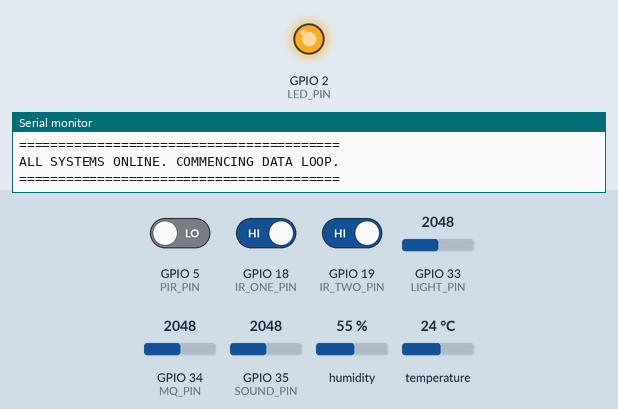
Recording of a sketch running on a simulated ESP32. On the bench: output pins drawn as LEDs (lit = HIGH), the last lines printed to the serial monitor. Inputs (shaded band) come from the test bench; at power-on: GPIO 5 (PIR_PIN) LOW, GPIO 18 (IR_ONE_PIN) HIGH, GPIO 19 (IR_TWO_PIN) HIGH, GPIO 33 (LIGHT_PIN) = 2048, GPIO 34 (MQ_PIN) = 2048, GPIO 35 (SOUND_PIN) = 2048, humidity 55 %, temperature 24 °C. WiFi joins after 1.5 s; servers stay silent unless stated.

Above: at 3.6 s.
At 5.3 s:
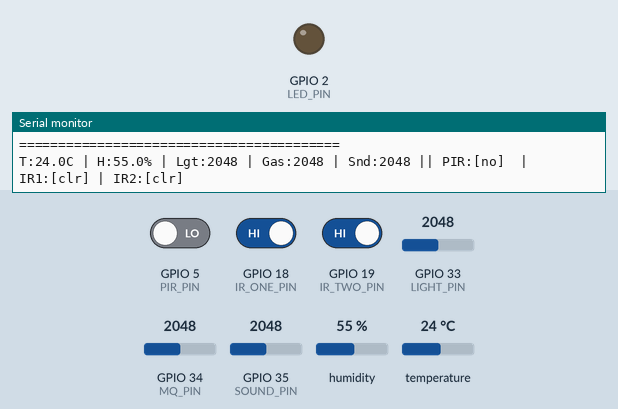
5.4 s: GPIO 5 (PIR_PIN) driven HIGH
9.6 s: GPIO 18 (IR_ONE_PIN) driven LOW
13.6 s: GPIO 19 (IR_TWO_PIN) driven LOW
17.7 s: GPIO 5 (PIR_PIN) driven LOW
21.7 s: GPIO 18 (IR_ONE_PIN) driven HIGH
25.7 s: GPIO 18 (IR_ONE_PIN) driven LOW and GPIO 19 (IR_TWO_PIN) driven HIGH
Timing chart, 0 to 28.7 s (numbered marks = the images above; inputs shaded):
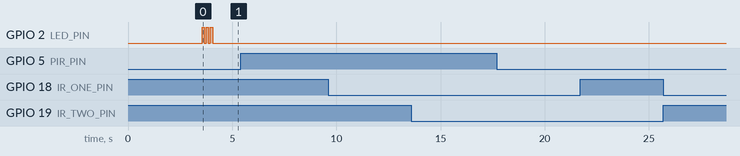

The sketch:

main.ino
```cpp
#include "utils.h"
#include "dht_sensor.h"
#include "pir_sensor.h"
#include "light_sensor.h"
#include "mq_sensor.h"
#include "sound_sensor.h"
#include "ir_sensor.h"
#include "wifi_setup.h" // <-- NEW INCLUSION

void setup() {
  Serial.begin(115200);
  Serial.println("\n--- System Booting ---");

  bool system_ok = true;

  // 1. Hardware Checks
  if (!init_led()) { Serial.println("INIT FAILED: LED Module"); system_ok = false; }
  if (!init_dht()) { Serial.println("INIT FAILED: DHT22 Module"); system_ok = false; }
  if (!init_pir()) { Serial.println("INIT FAILED: PIR Module"); system_ok = false; }
  if (!init_light()) { Serial.println("INIT FAILED: Light Sensor Module"); system_ok = false; }
  if (!init_mq()) { Serial.println("INIT FAILED: MQ Gas Sensor Module"); system_ok = false; }
  if (!init_sound()) { Serial.println("INIT FAILED: Sound Sensor Module"); system_ok = false; }
  if (!init_ir_one()) { Serial.println("INIT FAILED: IR Sensor One"); system_ok = false; }
  if (!init_ir_two()) { Serial.println("INIT FAILED: IR Sensor Two"); system_ok = false; }

  // 2. Network Check
  // We only attempt WiFi if the hardware is healthy!
  if (system_ok) {
    if (!init_wifi()) {
      Serial.println("INIT FAILED: WiFi Network");
      system_ok = false;
    }
  }

  // 3. Final Verdict
  if (system_ok) {
    Serial.println("=========================================");
    Serial.println("ALL SYSTEMS ONLINE. COMMENCING DATA LOOP.");
    Serial.println("=========================================");
    toggle_led(3, 100);
  } else {
    Serial.println("=========================================");
    Serial.println("SYSTEM HALTED DUE TO ERRORS.");
    Serial.println("=========================================");
    while (1) { turn_on_led(); delay(500); turn_off_led(); delay(500); }
  }
}

void loop() {
  float temperature = read_temperature();
  float humidity = read_humidity();
  int light_level = read_light();
  int gas_level = read_mq();
  int sound_level = read_sound();

  bool motion_detected = read_pir();
  bool ir1_blocked = read_ir_one();
  bool ir2_blocked = read_ir_two();

  Serial.print("T:"); Serial.print(temperature, 1);
  Serial.print("C | H:"); Serial.print(humidity, 1);
  Serial.print("% | Lgt:"); Serial.print(light_level);
  Serial.print(" | Gas:"); Serial.print(gas_level);
  Serial.print(" | Snd:"); Serial.print(sound_level);

  Serial.print(" || PIR:"); Serial.print(motion_detected ? "[YES]" : "[no] ");
  Serial.print(" | IR1:"); Serial.print(ir1_blocked ? "[BLK]" : "[clr]");
  Serial.print(" | IR2:"); Serial.println(ir2_blocked ? "[BLK]" : "[clr]");

  delay(2000);
}
```

dht_sensor.h
```cpp
#ifndef DHT_SENSOR_H
#define DHT_SENSOR_H

#include <Arduino.h>
#include <DHT.h>

// Define the pin and sensor type
#define DHT_PIN 4       // Still wired to D4
#define DHT_TYPE DHT22  // <-- CHANGED TO DHT22

// Initialize the DHT object globally for this module
static DHT dht(DHT_PIN, DHT_TYPE);
bool init_dht() {
  dht.begin();
  Serial.println("Checking DHT22 connection (waiting 2s)...");
  delay(2000); // Sensor needs 2 seconds to stabilize on boot

  float test_read = dht.readTemperature();
  if (isnan(test_read)) {
    Serial.println("ERROR: DHT22 not detected! Check wiring.");
    return false;
  }

  Serial.println("DHT22 Sensor Initialized successfully.");
  return true;
}

float read_temperature() {
  float temp = dht.readTemperature(); // Reads Celsius
  if (isnan(temp)) {
    Serial.println("Error: Failed to read temperature from DHT22!");
    return -999.0; // Return an obvious error value
  }
  return temp;
}

float read_humidity() {
  float hum = dht.readHumidity();
  if (isnan(hum)) {
    Serial.println("Error: Failed to read humidity from DHT22!");
    return -999.0; // Return an obvious error value
  }
  return hum;
}

#endif
```

ir_sensor.h
```cpp
#ifndef IR_SENSOR_H
#define IR_SENSOR_H

#include <Arduino.h>

#define IR_ONE_PIN 18
#define IR_TWO_PIN 19

bool init_ir_one() {
  pinMode(IR_ONE_PIN, INPUT);
  Serial.print("Checking IR Sensor One (Pin ");
  Serial.print(IR_ONE_PIN);
  Serial.println(")...");

  // Note: Standard digital pins don't have a reliable software "fail state"
  // like I2C or analog, but we maintain the boolean architecture!
  return true;
}

bool init_ir_two() {
  pinMode(IR_TWO_PIN, INPUT);
  Serial.print("Checking IR Sensor Two (Pin ");
  Serial.print(IR_TWO_PIN);
  Serial.println(")...");

  return true;
}

bool read_ir_one() {
  // Returns true if an obstacle is detected (signal goes LOW)
  return digitalRead(IR_ONE_PIN) == LOW;
}

bool read_ir_two() {
  // Returns true if an obstacle is detected (signal goes LOW)
  return digitalRead(IR_TWO_PIN) == LOW;
}

#endif
```

light_sensor.h
```cpp
#ifndef LIGHT_SENSOR_H
#define LIGHT_SENSOR_H

#include <Arduino.h>

// CRITICAL: Switched to GPIO 33 (ADC1) since GPIO 32 failed continuity
#define LIGHT_PIN 33

bool init_light() {
  pinMode(LIGHT_PIN, INPUT);

  Serial.println("Checking Light Sensor...");

  // Do a quick test read to ensure the ADC is responding
  int test_read = analogRead(LIGHT_PIN);

  // ESP32 analogRead should return between 0 and 4095.
  if (test_read < 0) {
    Serial.println("ERROR: Light sensor ADC read failed!");
    return false;
  }

  Serial.println("Light Sensor Initialized successfully.");
  return true;
}

int read_light() {
  // Returns a value from 0 (very bright) to 4095 (completely dark)
  // Note: Depending on your specific module, the logic might be inverted
  return analogRead(LIGHT_PIN);
}

#endif
```

mq_sensor.h
```cpp
#ifndef MQ_SENSOR_H
#define MQ_SENSOR_H

#include <Arduino.h>

// Using ADC1 pin to avoid WiFi conflicts later
#define MQ_PIN 34

bool init_mq() {
  pinMode(MQ_PIN, INPUT);

  Serial.println("Checking MQ Gas Sensor...");

  // Quick test read to ensure the ADC is responding
  int test_read = analogRead(MQ_PIN);

  if (test_read < 0) {
    Serial.println("ERROR: MQ sensor ADC read failed!");
    return false;
  }

  Serial.println("MQ Gas Sensor Initialized successfully.");
  Serial.println("NOTE: MQ sensors require a few minutes to heat up and stabilize!");
  return true;
}

int read_mq() {
  // Returns a raw analog value from 0 to 4095
  // Lower values usually mean clean air, higher values mean gas/smoke detected
  return analogRead(MQ_PIN);
}

#endif
```

pir_sensor.h
```cpp
#ifndef PIR_SENSOR_H
#define PIR_SENSOR_H

#include <Arduino.h>

#define PIR_PIN 5  // Wired to D5

bool init_pir() {
  pinMode(PIR_PIN, INPUT);

  Serial.println("Checking PIR Sensor...");
  // PIR sensors take about 30-60 seconds to fully calibrate to a room's ambient infrared signature when first powered on.
  // We won't pause the whole system for 60 seconds, but we establish the pin mode.
  // A simple digital input rarely "fails" a hardware check, so we return true if the board executed pinMode.

  Serial.println("PIR Sensor Initialized successfully.");
  return true;
}

bool read_pir() {
  // Returns true if motion is detected (HIGH), false if not (LOW)
  return digitalRead(PIR_PIN) == HIGH;
}

#endif
```

sound_sensor.h
```cpp
#ifndef SOUND_SENSOR_H
#define SOUND_SENSOR_H

#include <Arduino.h>

// Using ADC1 pin D35 for safe WiFi compatibility
#define SOUND_PIN 35

bool init_sound() {
  pinMode(SOUND_PIN, INPUT);

  Serial.println("Checking Sound Sensor...");

  int test_read = analogRead(SOUND_PIN);

  if (test_read < 0) {
    Serial.println("ERROR: Sound sensor ADC read failed!");
    return false;
  }

  Serial.println("Sound Sensor Initialized successfully.");
  return true;
}

int read_sound() {
  // Returns a raw analog value representing noise level (0 to 4095)
  return analogRead(SOUND_PIN);
}

#endif
```

utils.h
```cpp
#ifndef UTILS_H
#define UTILS_H

#include <Arduino.h>

// Define the built-in LED pin
const int LED_PIN = 2;

// Initialize the LED pin (call this in setup)

bool init_led() {
  pinMode(LED_PIN, OUTPUT);
  return true;
}

// Turn LED on
void turn_on_led() {
  digitalWrite(LED_PIN, HIGH);
}

// Turn LED off
void turn_off_led() {
  digitalWrite(LED_PIN, LOW);
}

// Toggle LED a specific number of times with a custom delay
void toggle_led(int times, int delay_ms) {
  for (int i = 0; i < times; i++) {
    turn_on_led();
    delay(delay_ms);
    turn_off_led();
    delay(delay_ms);
  }
}

#endif
```

wifi_setup.h
```cpp
#ifndef WIFI_SETUP_H
#define WIFI_SETUP_H

#include <Arduino.h>
#include <WiFi.h>

// --- REPLACE THESE WITH YOUR ACTUAL WIFI CREDENTIALS ---
const char* ssid = "viya_2G_router";
const char* password = "Viyanu24%";

bool init_wifi() {
  Serial.print("Connecting to WiFi network: [");
  Serial.print(ssid);
  Serial.println("]...");

  // Set WiFi to station mode (connecting to a router, not creating its own network)
  WiFi.mode(WIFI_STA);
  WiFi.begin(ssid, password);

  int attempts = 0;
  // Try to connect for 10 seconds (20 attempts * 500ms)
  while (WiFi.status() != WL_CONNECTED && attempts < 20) {
    delay(500);
    Serial.print(".");
    attempts++;
  }
  Serial.println(); // Print a new line after the dots

  if (WiFi.status() == WL_CONNECTED) {
    Serial.println("WiFi Connected successfully!");
    Serial.print("ESP32 IP Address: ");
    Serial.println(WiFi.localIP());
    return true;
  } else {
    Serial.println("ERROR: WiFi Connection Failed or Timed Out! Check credentials.");
    return false;
  }
}

#endif
```
